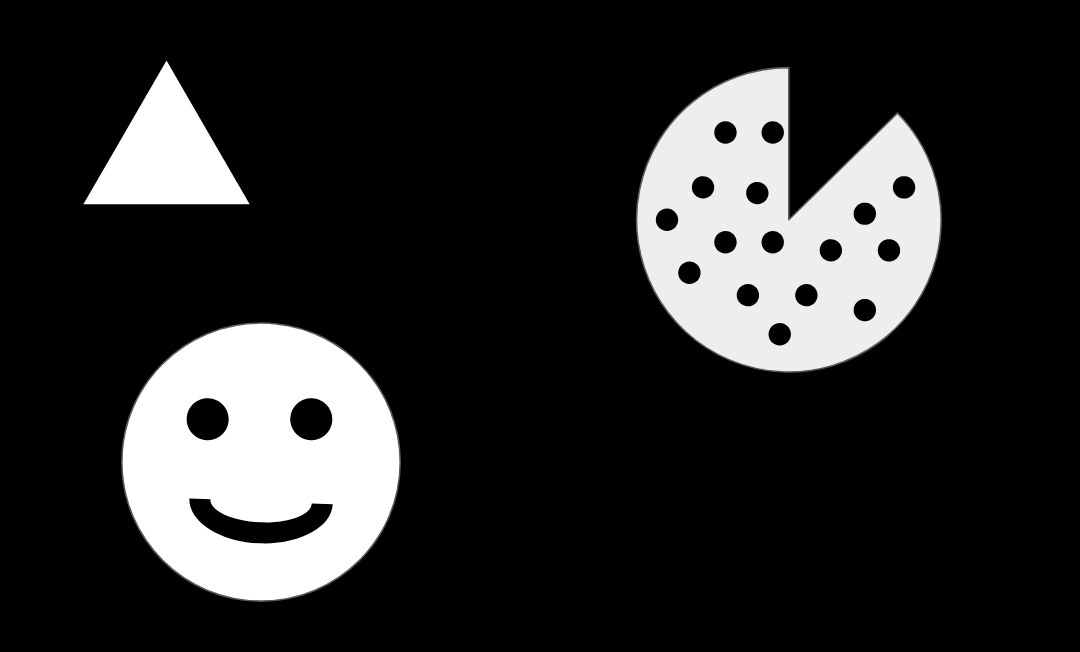
#> input picture DATA/internal_external.png, 1080 x 652 px
$ jupyter execute 'Session 5 - Contour Detection.ipynb'   (shell and % lines are left out)   (older library calls are emulated)
#> lines starting #> are read from the running program, lines starting #| are printed output that depends on the picture; after the words box and inside, x2 and y2 are one past the last pixel; in counts of white or black regions, pixels touching at a corner belong together
# Contour Detection
---

## Set Up

[cell 1]
import cv2
import numpy as np
import matplotlib.pyplot as plt

[cell 2]
img = cv2.imread("../DATA/internal_external.png", 0)
#> img is the input picture: shape (652, 1080); min 0, max 255, mean 43.4

## Contour Detection

[cell 3]
image, contours, hierarchy = cv2.findContours(img, cv2.RETR_CCOMP, cv2.CHAIN_APPROX_SIMPLE)
#> contours = 22 contours; largest, box (x1, y1, x2, y2) and area: (635, 66, 942, 373) 64554, (121, 322, 401, 602) 61517, (83, 60, 250, 205) 12042, (189, 498, 333, 544) 3049, (186, 398, 229, 441) 1380
print(type(contours), len(contours))
#| <class 'list'> 22

[cell 4]
external_contours = np.zeros(image.shape)
internal_contours = np.zeros(image.shape)
for i in range(len(contours)):
    if hierarchy[0][i][3] == -1: #External
        cv2.drawContours(external_contours, contours, i, 255, -1)


    if hierarchy[0][i][3] != -1: #Internal
        cv2.drawContours(internal_contours, contours, i, 255, -1)
#> this loop made 22 passes
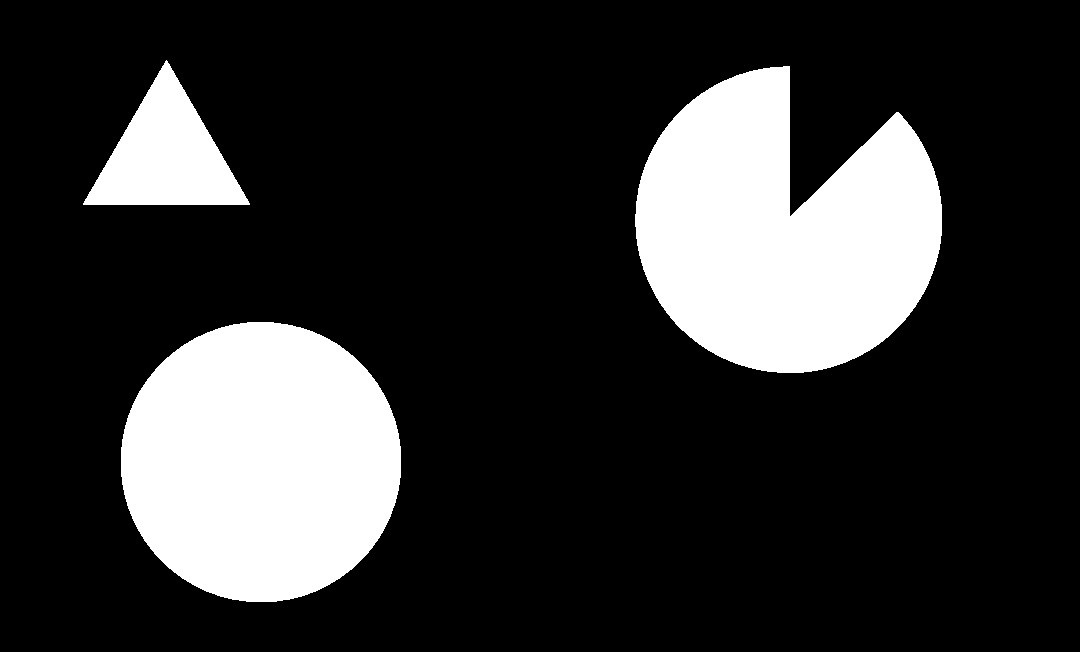
#> external_contours: shape (652, 1080) float64; 19.8% white; 3 white regions, box (x1, y1, x2, y2) and area: (635, 66, 942, 373) 65063, (121, 322, 401, 602) 61914, (83, 60, 250, 205) 12270
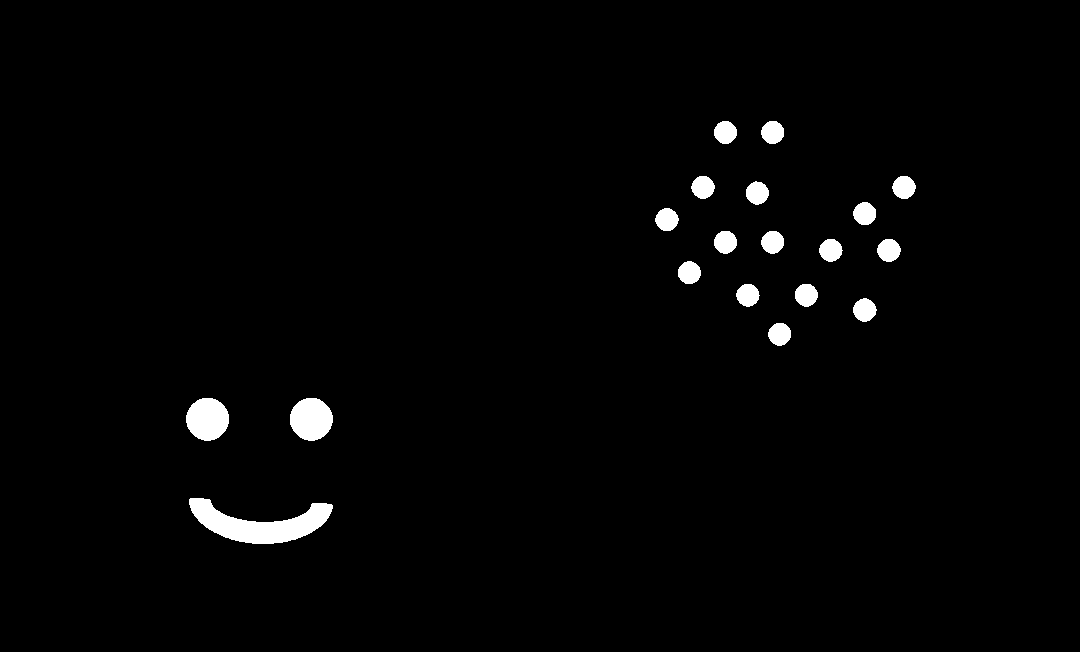
#> internal_contours: shape (652, 1080) float64; 1.8% white; 19 white regions, largest, box (x1, y1, x2, y2) and area: (189, 498, 333, 544) 3207, (186, 398, 229, 441) 1440, (290, 398, 333, 441) 1438


plt.subplot(121)
plt.imshow(external_contours, cmap="gray")
plt.title("external")
plt.subplot(122)
plt.imshow(internal_contours, cmap="gray")
plt.title("internal")
plt.show()
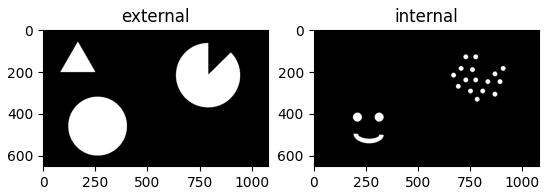
#> figure drawn by matplotlib, 2 panels

$ run again, with DATA/five_shapes.PNG copied over DATA/internal_external.png
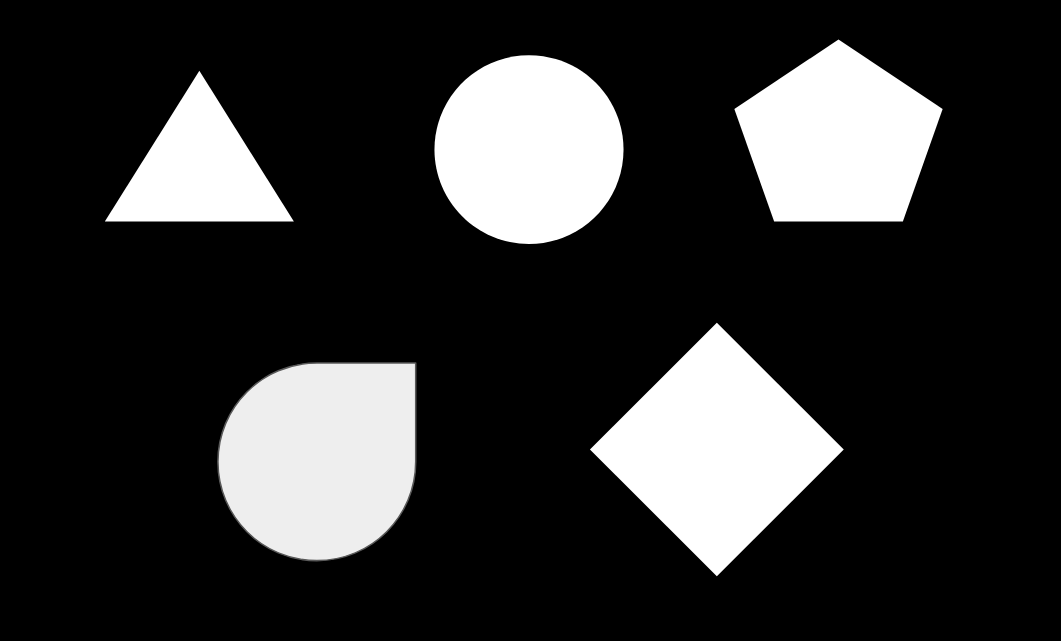
#> input picture DATA/five_shapes.PNG, 1061 x 641 px
#> img is the input picture: shape (641, 1061); min 0, max 255, mean 49.2
#> contours = 5 contours; box (x1, y1, x2, y2) and area: (217, 362, 417, 562) 33297, (590, 322, 844, 577) 32508, (434, 55, 624, 244) 28076, (734, 39, 943, 222) 26303, (105, 70, 294, 222) 14310
#| <class 'list'> 5
#> the loop `for i in range(len(contours)):` made 5 passes
#> after the loop `for i in range(len(contours)):`:
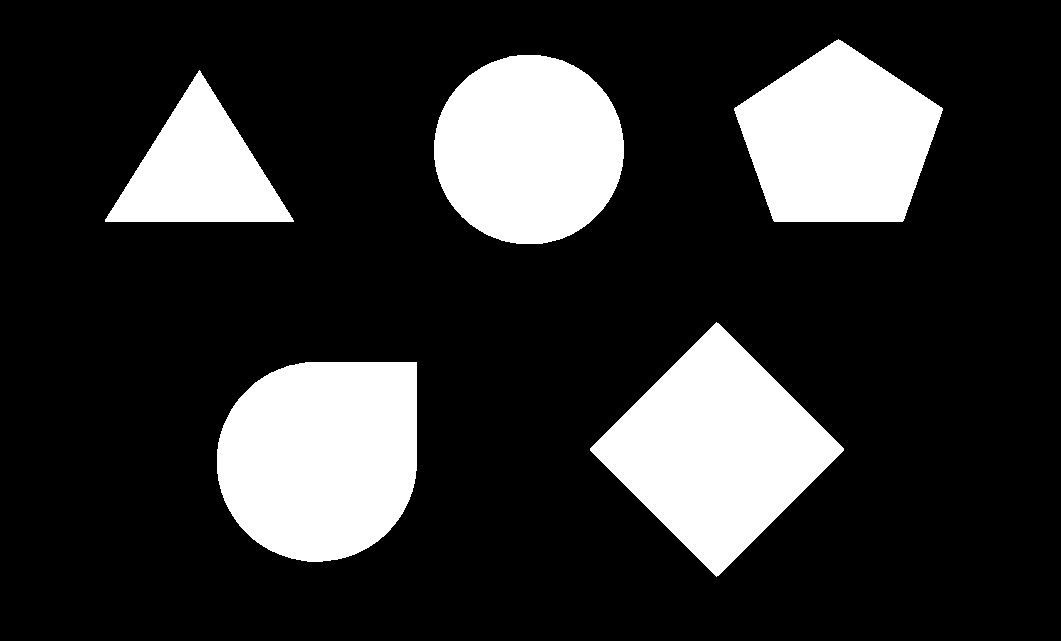
#> external_contours: shape (641, 1061) float64; 20% white; 5 white regions, box (x1, y1, x2, y2) and area: (217, 362, 417, 562) 33609, (590, 322, 844, 577) 32764, (434, 55, 624, 244) 28345, (734, 39, 943, 222) 26585, (105, 70, 294, 222) 14556
#> `plt.show()`:
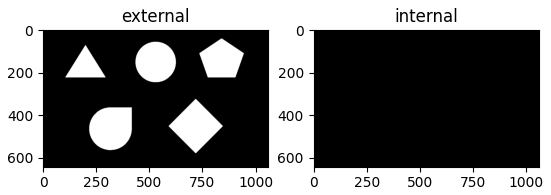
#> figure drawn by matplotlib, 2 panels
